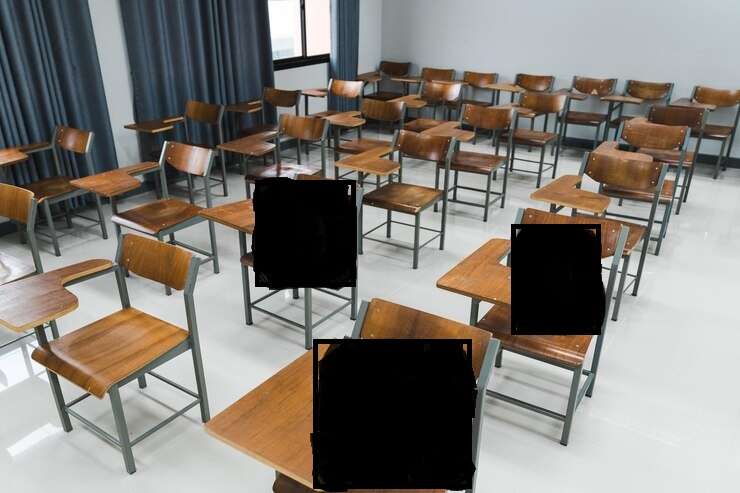
#> input picture Sabado_02/Praticas_Dia_2/Pratica/11 - Visao Computacional Introdução/sala-aula-carteiras/sala-com-alunos.jpg, 740 x 493 px, given in place of cadeirasocupadas.png, which was not available
$ python contadorCarteiras.py
#> lines starting #> are read from the running program, lines starting #| are printed output that depends on the picture; after the words box and inside, x2 and y2 are one past the last pixel; in counts of white or black regions, pixels touching at a corner belong together; pictures that were not available may be replaced by others from this repository, and a replacement may not be noted
import cv2
import pickle
import numpy as np

vagas = []
with open('cadeiras_vagas.pkl','rb') as arquivo:
#> (reads Sabado_02/Praticas_Dia_2/Pratica/11 - Visao Computacional Introdução/sala-aula-carteiras/cadeiras_vagas.pkl from the repository)
    vagas = pickle.load(arquivo)

video = cv2.VideoCapture('cadeirasocupadas.png') #capturando o video gravado
#video = cv2.VideoCapture(0) #capturando o video em tempo real da camera

while True:
    check,img = video.read()
#> img is the input picture: shape (493, 740, 3); mean B, G, R 119.5, 125.8, 130.6
    imgCinza = cv2.cvtColor(img,cv2.COLOR_BGR2GRAY)
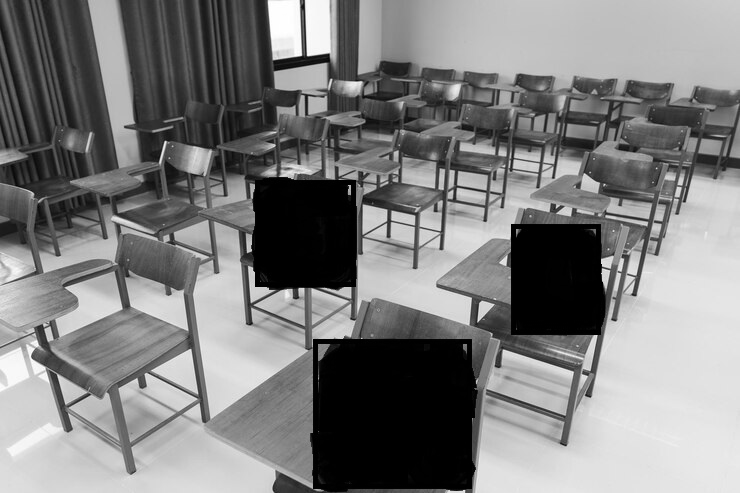
#> imgCinza: shape (493, 740); min 0, max 255, mean 126.4
    imgTh = cv2.adaptiveThreshold(imgCinza,255,cv2.ADAPTIVE_THRESH_GAUSSIAN_C,cv2.THRESH_BINARY_INV,25,16)
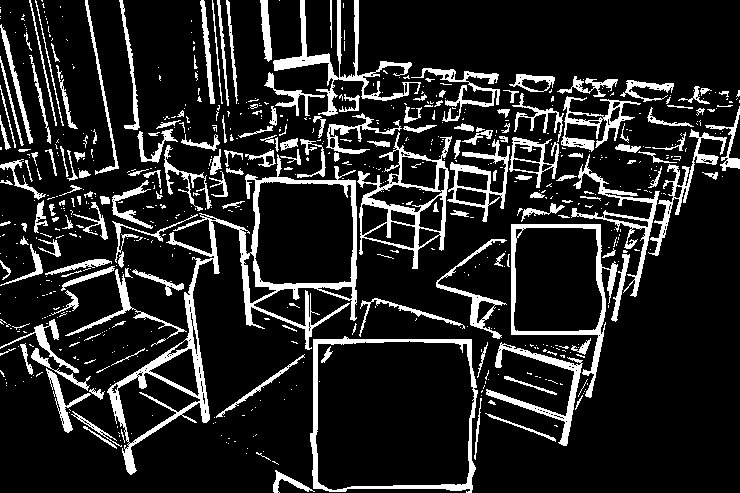
#> imgTh: shape (493, 740); 14.4% white; 693 white regions (514 under 20 px), largest, box (x1, y1, x2, y2) and area: (107, 154, 357, 475) 7741, (357, 132, 452, 269) 2650, (310, 336, 478, 493) 2631
    imgMedian = cv2.medianBlur(imgTh,5)
#> imgMedian: shape (493, 740); 12.1% white; 313 white regions (122 under 20 px), largest, box (x1, y1, x2, y2) and area: (116, 166, 368, 474) 7236, (486, 224, 607, 446) 3785, (310, 337, 478, 493) 2593
    kernel = np.ones((3,3),np.int8)
    imgDil = cv2.dilate(imgMedian,kernel)
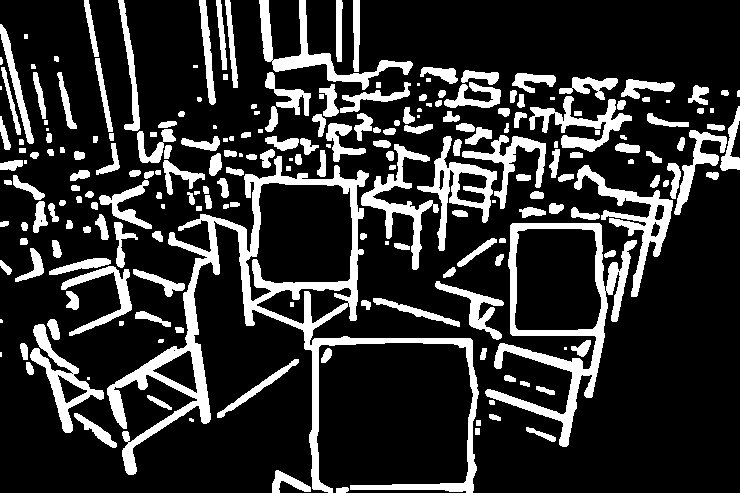
#> imgDil: shape (493, 740); 19.4% white; 225 white regions (21 under 20 px), largest, box (x1, y1, x2, y2) and area: (107, 156, 479, 493) 15268, (485, 223, 637, 447) 6365, (574, 165, 673, 297) 2698

    vagasAbertas = 0

    for x, y, w, h in vagas:
        vaga = imgDil[y:y+h,x:x+w]
        #cv2.rectangle(img, (x,y),(x+w,y+h),(255))
        count= cv2.countNonZero(vaga)
        cv2.putText(img,str(count),(x,y+h-10),cv2.FONT_HERSHEY_SIMPLEX,0.5,(255,255,255),1)

        if count < 4000:
            cv2.rectangle(img, (x, y), (x + w, y + h), (0,255, 0), 2)
            vagasAbertas +=1
        else:
            cv2.rectangle(img, (x, y), (x + w, y + h), (0,0, 255), 2)

        cv2.rectangle(img, (90,0), (415,60), (0,255,0), -1)
        cv2.putText(img, f'LIVRE: {vagasAbertas}/8', (95, 45), cv2.FONT_HERSHEY_SIMPLEX, 1.5, (255, 255, 255), 5)
#> this loop made 8 passes
#> count on passes 1 to 8: 3064, 3504, 3195, 3621, 3261, 3528, 3761, 3726
#> pass 1, `vaga = imgDil[y:y+h,x:x+w]`:
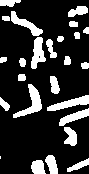
#> vaga: shape (174, 89); 19.8% white; 25 white regions (1 under 20 px), largest, box (x1, y1, x2, y2) and area: (13, 84, 42, 118) 349, (47, 95, 89, 111) 299, (31, 37, 46, 69) 284
#> pass 3, `vaga = imgDil[y:y+h,x:x+w]`:
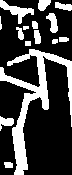
#> vaga: shape (175, 72); 25.4% white; 15 white regions (1 under 20 px), largest, box (x1, y1, x2, y2) and area: (0, 49, 72, 175) 2074, (0, 0, 34, 24) 279, (46, 13, 58, 33) 141
#> after the loop:
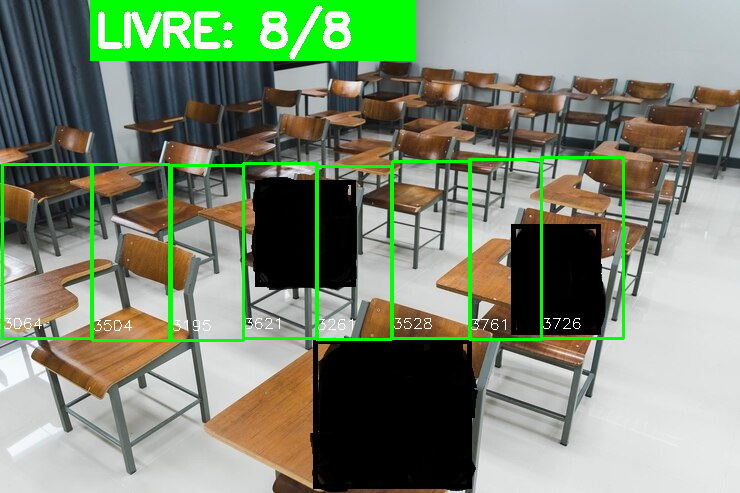
#> img: shape (493, 740, 3); 8.26% of pixels changed, all inside (x1, y1, x2, y2) = (1, 0, 625, 342)
#> after the loop:
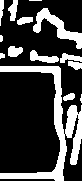
#> vaga: shape (181, 82); 25.1% white; 14 white regions (3 under 20 px), largest, box (x1, y1, x2, y2) and area: (0, 66, 82, 181) 2151, (33, 8, 82, 49) 609, (30, 50, 59, 63) 195
#> after the loop, vagasAbertas = 8

    cv2.imshow('video',img)
    cv2.waitKey(8989)
